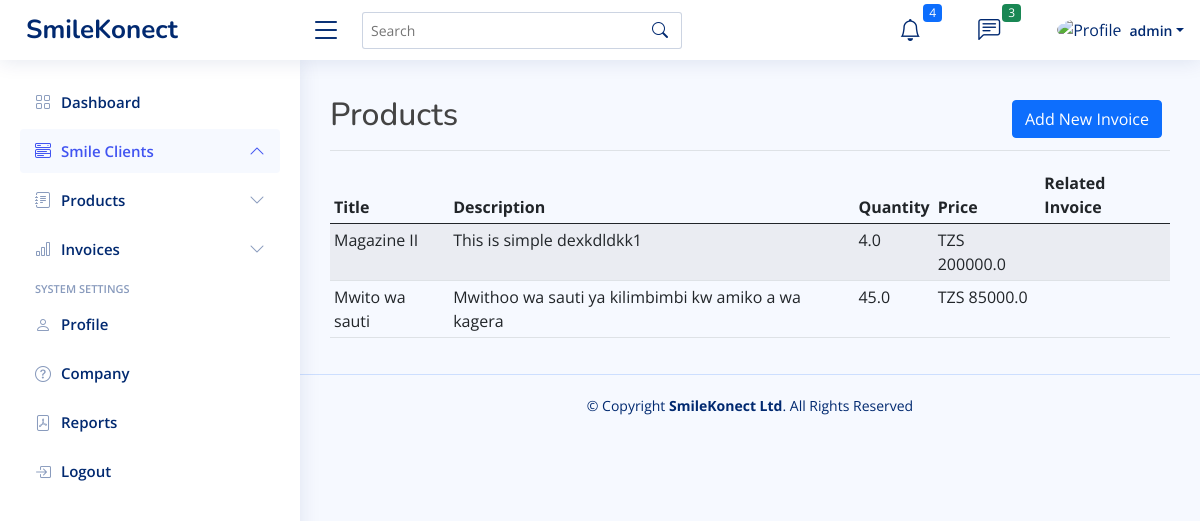
The app's page /dashboard/products (signed in), older data.
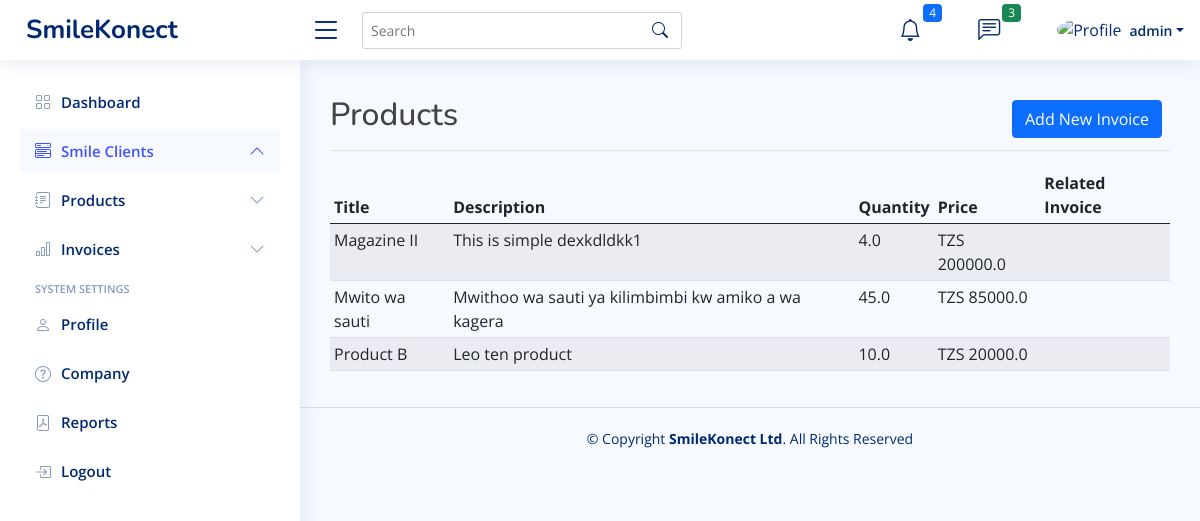
The same page, newer data.
### smileKonect/models.py (models this page shows, shortened)
class Product(models.Model):
    CURRENCY = [
    ('TZS', 'TZS'),
    ('$', 'USD'),
    ]
    title = models.CharField(null=True, blank=True, max_length=100)
    description = models.TextField(null=True, blank=True)
    quantity = models.FloatField(null=True, blank=True)
    price = models.FloatField(null=True, blank=True)
    currency = models.CharField(choices=CURRENCY, default='R', max_length=100)
    invoice = models.ForeignKey(Invoice, blank=True, null=True, on_delete=models.CASCADE)
    uniqueId = models.CharField(null=True, blank=True, max_length=100)
    slug = models.SlugField(max_length=500, unique=True, blank=True, null=True)
    date_created = models.DateTimeField(blank=True, null=True)
    last_updated = models.DateTimeField(blank=True, null=True)

### smileKonect/views.py (the view)
# urls.py: path('dashboard/products',views.products, name='products'),
@login_required
def products(request):
    context = {}
    products = Product.objects.all()
    context['products'] = products
    return render(request, 'smile/products.html', context)

### smileKonect/templates/smile/products.html (shortened to what this page needs)
{% extends 'smile/base.html' %}
{% block content %}
<div class="d-flex justify-content-between flex-wrap flex-md-nowrap align-items-center pt-3 pb-2 mb-3 border-bottom">
    <h1 class="h2">Products</h1>
    <div class="btn-toolbar mb-2 mb-md-0">
      <div class="btn-group me-2">
        <a href="{% url 'create-invoice' %}"><button type="button" class="btn btn-primary">Add New Invoice</button></a>
      </div>
    </div>
  </div>
  {% if products|length > 0 %}
  <div class="table-responsive">
    <table class="table table-striped table-sm">
      <thead>
        <tr>
          <th>Title</th>
          <th>Description</th>
          <th>Quantity</th>
          <th>Price</th>
          <th>Related Invoice</th>
        </tr>
      </thead>
      <tbody>
        {% for product in products %}
      <tr>
        <td>{{product.title}}</td>
        <td>{{product.description}}</td>
        <td>{{product.quantity}}</td>
        <td>{{product.currency}} {{product.price}}</td>
        <td></td>
      </tr>
        {% endfor %}
      </tbody>
    </table>
  </div>
  {% endif %}
{% endblock %}

Row changes from the older to the newer data that the page shows:
added Product: title "Product B", description "Leo ten product", quantity "10.0", currency "TZS", price "20000.0"
